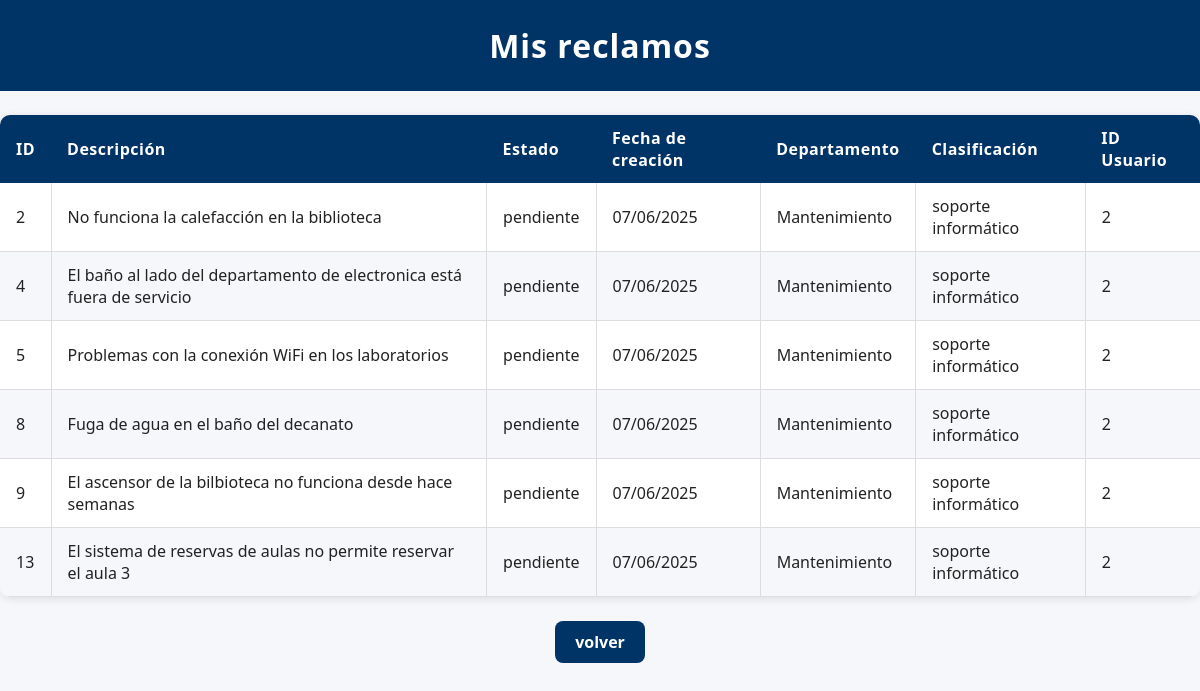
/mis_reclamos (signed in), run on the app's committed database.
### modules/modelos.py (models this page shows)
class Base(DeclarativeBase):
    pass

class ModeloReclamo(Base):
    __tablename__ = 'reclamos'
    id = Column(Integer, primary_key=True)
    estado = Column(String, default="pendiente")
    fecha_hora = Column(DateTime, default=datetime.utcnow)
    contenido = Column(String)
    usuario_id = Column(Integer, ForeignKey('usuarios.id'))
    departamento = Column(String)
    clasificacion = Column(String)
    usuarios = relationship(
        "ModeloUsuario",
        secondary=usuarios_reclamos,
        back_populates="reclamos"
    )
    usuario = relationship("ModeloUsuario", foreign_keys=[usuario_id], backref="reclamos_creados")

### server.py (the view)
@app.route('/mis_reclamos')
@login_required
def mis_reclamos():
    reclamos = repo_reclamos.obtener_todos_los_registros(current_user.id)
    return render_template('mis_reclamos.html', usuario=current_user, reclamos=reclamos)

### modules/login.py (called while the page is built)
    @property
    def is_authenticated(self):
        return True

### modules/repositorio.py (called while the page is built)
    def obtener_registro_por_filtro(self, campo, valor, campo2=None, valor2=None):
        query = self.__session.query(ModeloUsuario).filter(getattr(ModeloUsuario, campo) == valor)
        if campo2 and valor2:
            query = query.filter(getattr(ModeloUsuario, campo2) == valor2)
        modelo = query.first()
        if modelo:
            return self.__map_modelo_a_entidad(modelo)
        return None

    def __map_modelo_a_entidad(self, modelo: ModeloUsuario):
        return Usuario(
            nombre=modelo.nombre,
            apellido=modelo.apellido,
            email=modelo.email,
            nombre_de_usuario=modelo.nombre_de_usuario,
            contraseña=modelo.contraseña,
            claustro=modelo.claustro,
            rol=modelo.rol,
            id=modelo.id
        )

    def obtener_todos_los_registros(self, usuario_id):
        return self.__session.query(ModeloReclamo).filter_by(usuario_id=usuario_id).all()

### modules/usuarios.py (called while the page is built)
    @property
    def nombre(self):
        return self.__nombre

    @property
    def apellido(self):
        return self.__apellido

    @property
    def email(self):
        return self.__email

    @property
    def nombre_de_usuario(self):
        return self.__nombre_de_usuario

    @property
    def contraseña(self):
        return self.__contraseña

    @property
    def id(self):
        return self.__id

    @property
    def rol(self):
        return self.__rol

### server.py (called while the page is built)
@login_manager.user_loader
def load_user(user_id):
    usuario = repo_usuarios.obtener_registro_por_filtro(campo='id', valor = user_id)
    if usuario:
        return FlaskLoginUser(usuario)
    return None

### templates/mis_reclamos.html (shortened to what this page needs)
<!DOCTYPE html>
<html lang="en">
<head>
    <link rel="stylesheet" href="{{ url_for('static', filename='style.css') }}">
</head>
<body>
    <h1>Mis reclamos</h1>
    <table>
        <thead>
            <tr>
                <th>ID</th>
                <th>Descripción</th>
                <th>Estado</th>
                <th>Fecha de creación</th>
                <th>Departamento</th>
                <th>Clasificación</th>
                <th>ID Usuario</th>
            </tr>
        </thead>
        <tbody>
            {% for reclamo in reclamos %}
            <tr>
                <td>{{ reclamo.id }}</td>
                <td>{{ reclamo.contenido }}</td>
                <td>{{ reclamo.estado }}</td>
                <td>{{ reclamo.fecha_hora.strftime('%d/%m/%Y') }}</td>
                <td>{{ reclamo.departamento }}</td>
                <td>{{ reclamo.clasificacion }}</td>
                <td>{{ reclamo.usuario_id }}</td>
            </tr>
            {% endfor %}
        </tbody>
    </table>
    <div style="text-align:center;">
        <a href="{{ url_for('inicio') }}" class="enlace-boton">volver</a>
    </div>
</body>
</html>

### static/style.css (style rules this page uses)
body { font-family: 'Segoe UI', Arial, sans-serif; background-color: #f5f7fa; color: #222; margin: 0; padding: 0; }
h1 { background-color: #003366; color: #fff; margin: 0; padding: 24px 0; text-align: center; letter-spacing: 1px; }
table { width: 100%; border-collapse: collapse; margin: 24px 0; font-family: 'Segoe UI', Arial, sans-serif; font-size: 1em; color: #222; box-shadow: 0 2px 8px rgba(0,0,0,0.1); border-radius: 10px; overflow: hidden; background: #fff; }
thead { background-color: #003366; color: #fff; text-align: left; }
thead th { padding: 12px 16px; font-weight: bold; letter-spacing: 0.5px; }
tbody tr { border-bottom: 1px solid #ddd; }
tbody tr:nth-child(even) { background-color: #f5f7fa; }
tbody td { padding: 12px 16px; vertical-align: middle; border-left: 1px solid #ddd; }
tbody td:first-child { border-left: none; }
a { position: relative; color: #003366; font-weight: 600; text-decoration: none; cursor: pointer; transition: color 0.3s ease; }
a::after { content: ''; position: absolute; width: 0; height: 2px; left: 0; bottom: -3px; background-color: #00509e; transition: width 0.3s ease; border-radius: 2px; }
a.enlace-boton { display: inline-block; padding: 10px 20px; background-color: #003366; color: #fff; border-radius: 8px; text-decoration: none; font-weight: bold; }

### data on the page
ModeloReclamo: id "2", contenido "No funciona la calefacción en la biblioteca", estado "pendiente", fecha_hora "07/06/2025", departamento "Mantenimiento", clasificacion "soporte informático", usuario_id "2"
ModeloReclamo: id "4", contenido "El baño al lado del departamento de electronica está fuera de servicio", estado "pendiente", fecha_hora "07/06/2025", departamento "Mantenimiento", clasificacion "soporte informático", usuario_id "2"
ModeloReclamo: id "5", contenido "Problemas con la conexión WiFi en los laboratorios", estado "pendiente", fecha_hora "07/06/2025", departamento "Mantenimiento", clasificacion "soporte informático", usuario_id "2"
ModeloReclamo: id "8", contenido "Fuga de agua en el baño del decanato", estado "pendiente", fecha_hora "07/06/2025", departamento "Mantenimiento", clasificacion "soporte informático", usuario_id "2"
ModeloReclamo: id "9", contenido "El ascensor de la bilbioteca no funciona desde hace semanas", estado "pendiente", fecha_hora "07/06/2025", departamento "Mantenimiento", clasificacion "soporte informático", usuario_id "2"
ModeloReclamo: id "13", contenido "El sistema de reservas de aulas no permite reservar el aula 3", estado "pendiente", fecha_hora "07/06/2025", departamento "Mantenimiento", clasificacion "soporte informático", usuario_id "2"
